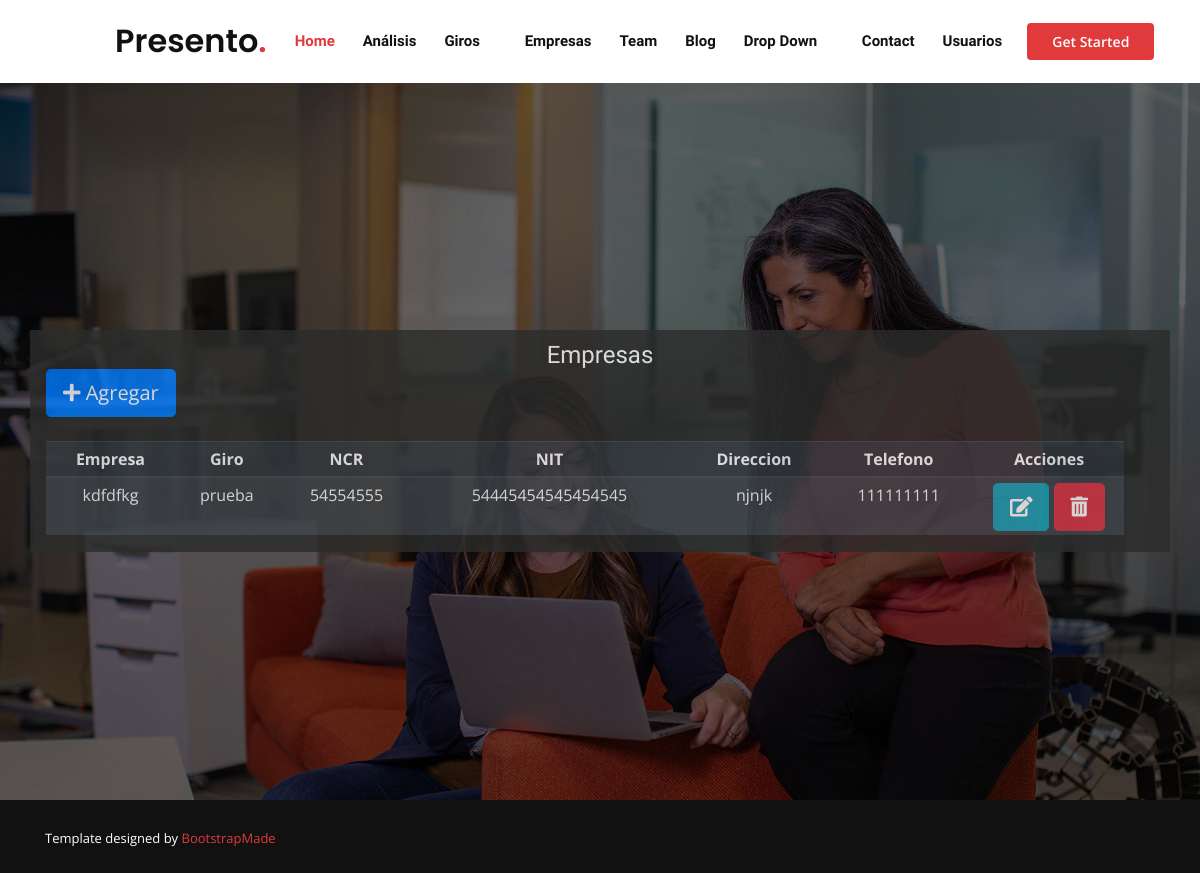
Before: /Empresa/mostrar with the older database file.
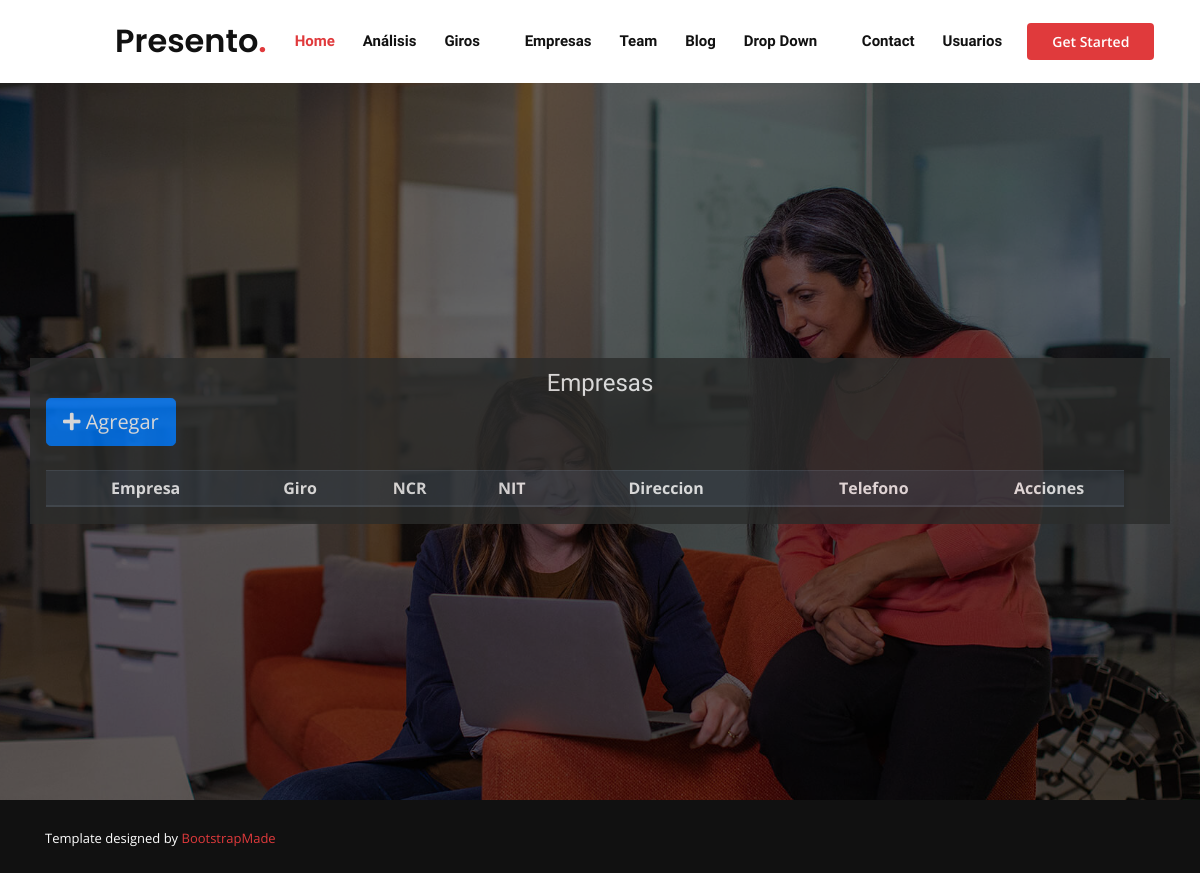
After: the same page with the newer database file.
### Empresa/models.py (models this page shows, shortened)
class Empresa(models.Model):
    idEmpresa= models.AutoField(primary_key=True)
    idGiro=models.ForeignKey(Giro, on_delete= models.CASCADE)
    rasonsocial =models.CharField(max_length= 50)
    telefono = models.CharField(max_length = 9)
    nrc= models.CharField(max_length =8)
    nit= models.CharField(max_length = 17)
    direccion= models.CharField(max_length = 100)

### Giro/models.py (models this page shows)
class Giro(models.Model):
    SECTOR = (
        ('SP', 'Sector primario'),
        ('SS', 'Sector secundario'),
        ('ST', 'Sector terciario'),
    )
    idGiro = models.PositiveIntegerField(primary_key=True, validators=[MinValueValidator(1), MaxValueValidator(99)])
    nombreGiro = models.CharField(max_length=100)
    sector = models.CharField(choices=SECTOR, max_length=2)
    def __str__(self):
        return  self.nombreGiro

### Empresa/views.py (the view)
# urls.py: path('mostrar',mostrar_Empresa.as_view(), name='mostrar'),
class mostrar_Empresa(ListView):
    model=Empresa
    template_name = 'Empresa/administrador_Empresas.html'

### templates/Empresa/administrador_Empresas.html (shortened to what this page needs)
{% extends 'Base/base.html' %}
{% block content %}
  <div class="container-fluid">
   <div class="container" style="background: rgb(43, 44, 43); opacity: 80%; padding: 1px;">
     <h2 style="text-align: center;">Empresas</h2>
    <div class="col-sm">
      <div class="row container">
        <a class="btn btn-primary btn-lg" href="{% url 'Empresa:crear' %}"><i class="fas fa-plus"></i> Agregar</a>
        </div>
        <br>
        <div class="row container text-center">
          <table class="table table-striped table-dark table-sm">
            <thead class="table-dark">
              <tr>
                <th scope="col" align="center">Empresa</th>
                <th scope="col">Giro</th>
                <th scope="col">NCR</th>
                <th scope="col">NIT</th>
                <th scope="col">Direccion</th>
                <th scope="col">Telefono</th>
                <th scope="col" width="150px">Acciones</th>
              </tr>
            </thead>
            <tbody>
              {% for row in object_list%}
              <tr>
                <td>{{row.rasonsocial}}</td>
                <td>{{ row.idGiro}}</td>
                <td>{{ row.nrc}}</td>
                <td>{{ row.nit}}</td>
                <td>{{ row.direccion}}</td>
                <td>{{ row.telefono}}</td>
                <td>
                  <a href="{%url 'Empresa:editar' row.pk %}" class="btn-info btn btn-lg">
                    <i class="fas fa-edit"></i>
                  </a>
                  <button class="btn-danger btn btn-lg" data-toggle='modal' data-target='#deleteModal' data-pk='{{ row.pk }}'>
                    <i class="fas fa-trash-alt"></i>
                  </button>
                </td>
              </tr>
              {% endfor %}
            </tbody>
          </table>
        </div>
      </div>
    </div>
  </div>
  {% endblock %}

Changed rows visible on the page:
removed Empresa: rasonsocial "kdfdfkg", idGiro "prueba", nrc "54554555", nit "54445454545454545", direccion "njnjk", telefono "111111111"
